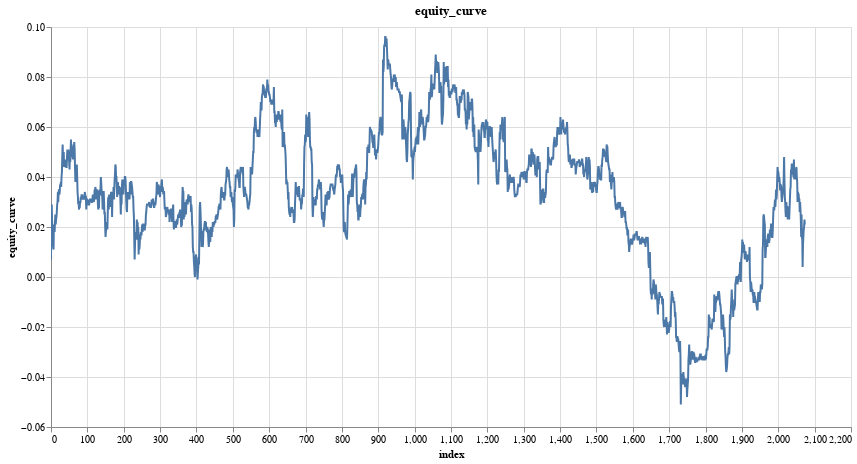

Notebook cell for this chart:
### Code cell
research.plot_column(trade_results, 'equity_curve')

### Figure 1 — Vega specification as saved in the notebook (floating-point values rounded to 4 significant figures; data arrays with more than 128 entries replaced by an {"elided": "..."} marker saying what was removed)
{"$schema": "https://vega.github.io/schema/vega/v6.json", "data": [{"name": "param_1e9efca18e7a2868_store"}, {"name": "source_0", "values": {"elided": "2075 records"}}, {"name": "source_0_x_domain_index", "values": [{"min": 0, "max": 2074}]}, {"name": "source_0_y_domain_equity_curve", "values": [{"min": -0.051, "max": 0.096}]}], "signals": [{"name": "unit", "value": {}, "on": [{"events": "pointermove", "update": "isTuple(group()) ? group() : unit"}]}, {"name": "param_1e9efca18e7a2868", "update": "vlSelectionResolve(\"param_1e9efca18e7a2868_store\", \"union\")"}, {"name": "param_1e9efca18e7a2868_index", "on": [{"events": [{"source": "view", "type": "dblclick"}], "update": "null"}, {"events": {"signal": "param_1e9efca18e7a2868_translate_delta"}, "update": "panLinear(param_1e9efca18e7a2868_translate_anchor.extent_x, -param_1e9efca18e7a2868_translate_delta.x / width)"}, {"events": {"signal": "param_1e9efca18e7a2868_zoom_delta"}, "update": "zoomLinear(domain(\"x\"), param_1e9efca18e7a2868_zoom_anchor.x, param_1e9efca18e7a2868_zoom_delta)"}]}, {"name": "param_1e9efca18e7a2868_equity_curve", "on": [{"events": [{"source": "view", "type": "dblclick"}], "update": "null"}, {"events": {"signal": "param_1e9efca18e7a2868_translate_delta"}, "update": "panLinear(param_1e9efca18e7a2868_translate_anchor.extent_y, param_1e9efca18e7a2868_translate_delta.y / height)"}, {"events": {"signal": "param_1e9efca18e7a2868_zoom_delta"}, "update": "zoomLinear(domain(\"y\"), param_1e9efca18e7a2868_zoom_anchor.y, param_1e9efca18e7a2868_zoom_delta)"}]}, {"name": "param_1e9efca18e7a2868_tuple", "on": [{"events": [{"signal": "param_1e9efca18e7a2868_index || param_1e9efca18e7a2868_equity_curve"}], "update": "param_1e9efca18e7a2868_index && param_1e9efca18e7a2868_equity_curve ? {unit: \"\", fields: param_1e9efca18e7a2868_tuple_fields, values: [param_1e9efca18e7a2868_index,param_1e9efca18e7a2868_equity_curve]} : null"}]}, {"name": "param_1e9efca18e7a2868_tuple_fields", "value": [{"field": "index", "channel": "x", "type": "R"}, {"field": "equity_curve", "channel": "y", "type": "R"}]}, {"name": "param_1e9efca18e7a2868_translate_anchor", "value": {}, "on": [{"events": [{"source": "scope", "type": "pointerdown"}], "update": "{x: x(unit), y: y(unit), extent_x: domain(\"x\"), extent_y: domain(\"y\")}"}]}, {"name": "param_1e9efca18e7a2868_translate_delta", "value": {}, "on": [{"events": [{"source": "window", "between": [{"source": "scope", "type": "pointerdown"}, {"source": "window", "type": "pointerup"}], "type": "pointermove", "consume": true}], "update": "{x: param_1e9efca18e7a2868_translate_anchor.x - x(unit), y: param_1e9efca18e7a2868_translate_anchor.y - y(unit)}"}]}, {"name": "param_1e9efca18e7a2868_zoom_anchor", "on": [{"events": [{"source": "scope", "consume": true, "type": "wheel"}], "update": "{x: invert(\"x\", x(unit)), y: invert(\"y\", y(unit))}"}]}, {"name": "param_1e9efca18e7a2868_zoom_delta", "on": [{"events": [{"source": "scope", "type": "wheel", "consume": true}], "update": "pow(1.001, event.deltaY * pow(16, event.deltaMode))", "force": true}]}, {"name": "param_1e9efca18e7a2868_modify", "on": [{"events": {"signal": "param_1e9efca18e7a2868_tuple"}, "update": "modify(\"param_1e9efca18e7a2868_store\", param_1e9efca18e7a2868_tuple, true)"}]}], "marks": [{"type": "line", "name": "marks", "from": {"data": "source_0"}, "sort": {"field": "x"}, "encode": {"update": {"y": {"field": "equity_curve", "scale": "y"}, "defined": {"signal": "isValid(datum[\"index\"]) && isFinite(+datum[\"index\"]) && isValid(datum[\"equity_curve\"]) && isFinite(+datum[\"equity_curve\"])"}, "tooltip": {"signal": "{\"index\": format(datum[\"index\"], \"\"), \"equity_curve\": format(datum[\"equity_curve\"], \"\")}"}, "x": {"field": "index", "scale": "x"}, "stroke": {"value": "#4c78a8"}}}, "style": ["line"], "interactive": true, "clip": true}], "scales": [{"name": "x", "type": "linear", "domain": [{"signal": "(data(\"source_0_x_domain_index\")[0] || {}).min"}, {"signal": "(data(\"source_0_x_domain_index\")[0] || {}).max"}], "range": [0, {"signal": "width"}], "zero": false, "nice": true, "domainRaw": {"signal": "param_1e9efca18e7a2868[\"index\"]"}}, {"name": "y", "type": "linear", "domain": [{"signal": "(data(\"source_0_y_domain_equity_curve\")[0] || {}).min"}, {"signal": "(data(\"source_0_y_domain_equity_curve\")[0] || {}).max"}], "range": [{"signal": "height"}, 0], "nice": true, "domainRaw": {"signal": "param_1e9efca18e7a2868[\"equity_curve\"]"}, "zero": true}], "axes": [{"scale": "x", "aria": false, "grid": true, "tickCount": {"signal": "ceil(width/40)"}, "orient": "bottom", "gridScale": "y", "labels": false, "minExtent": 0, "maxExtent": 0, "ticks": false, "domain": false, "zindex": 0}, {"scale": "y", "minExtent": 0, "labels": false, "maxExtent": 0, "aria": false, "orient": "left", "gridScale": "x", "grid": true, "domain": false, "tickCount": {"signal": "ceil(height/40)"}, "zindex": 0, "ticks": false}, {"scale": "x", "title": "index", "labelOverlap": true, "tickCount": {"signal": "ceil(width/40)"}, "zindex": 0, "grid": false, "labelFlush": true, "orient": "bottom"}, {"scale": "y", "tickCount": {"signal": "ceil(height/40)"}, "grid": false, "title": "equity_curve", "labelOverlap": true, "zindex": 0, "orient": "left"}], "title": {"text": "equity_curve", "frame": "group"}, "width": 800, "style": "cell", "height": 400, "padding": 5, "background": "white"}
